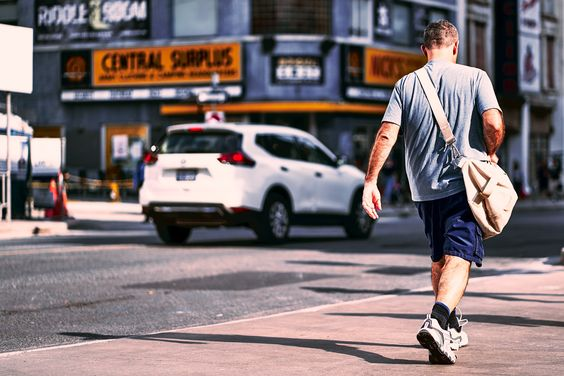
#> input picture object_detect_example.jpg, 564 x 376 px
$ python rotate_image.py --image object_detect_example.jpg
#> lines starting #> are read from the running program, lines starting #| are printed output that depends on the picture
import numpy as np
import argparse
import imutils
import cv2

ap = argparse.ArgumentParser()
ap. add_argument("-i", "--image", required=True, help="path to the image file")
args = vars(ap.parse_args())

image = cv2.imread(args["image"])
#> image is the input picture: shape (376, 564, 3); mean B, G, R 116.2, 113.6, 125.6

for angle in np.arange(0, 360, 15):
    rotated = imutils.rotate(image, angle)
    cv2.imshow("rotated(imperfect)", rotated)
    cv2.waitKey(0)
#> this loop made 24 passes
#> pass 2, `rotated = imutils.rotate(image, angle)`:
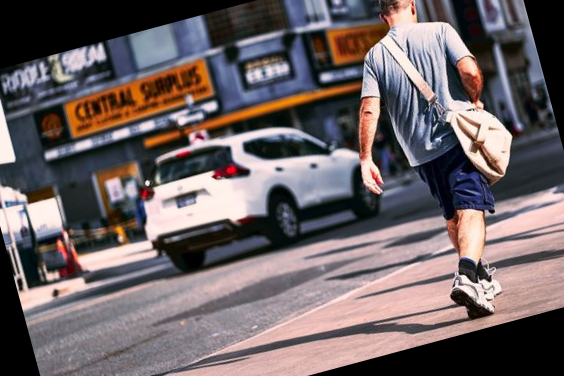
#> rotated: shape (376, 564, 3); mean B, G, R 100.9, 98.9, 109.4
#> pass 3, `rotated = imutils.rotate(image, angle)`:
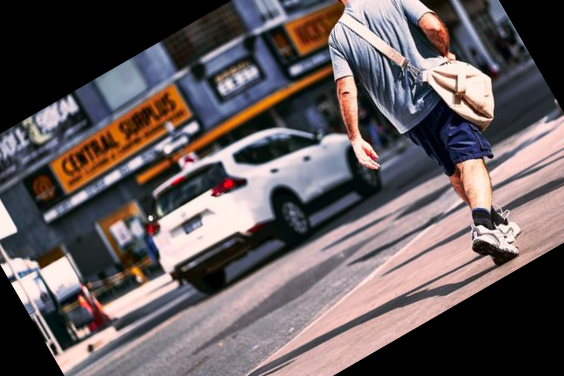
#> rotated: shape (376, 564, 3); mean B, G, R 93.2, 91.5, 101.5

for angle in np.arange(0, 360, 15):
    rotated = imutils.rotate_bound(image, angle)
    cv2.imshow("rotated(corrected)", rotated)
    cv2.waitKey(0)
#> this loop made 24 passes
#> pass 2, `rotated = imutils.rotate_bound(image, angle)`:
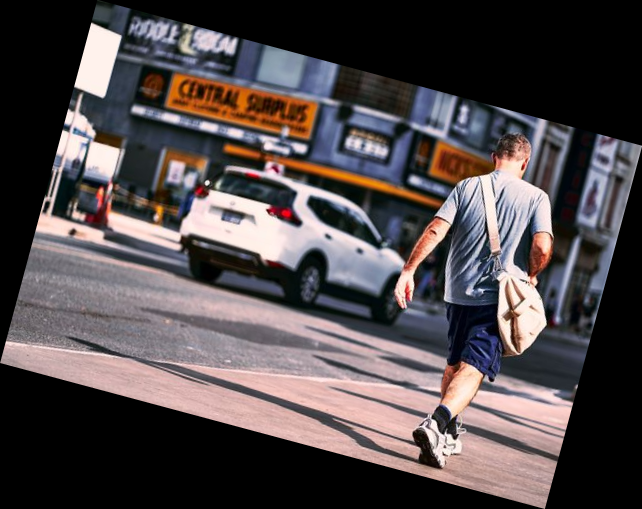
#> rotated: shape (509, 642, 3); mean B, G, R 75.4, 73.7, 81.5
#> pass 3, `rotated = imutils.rotate_bound(image, angle)`:
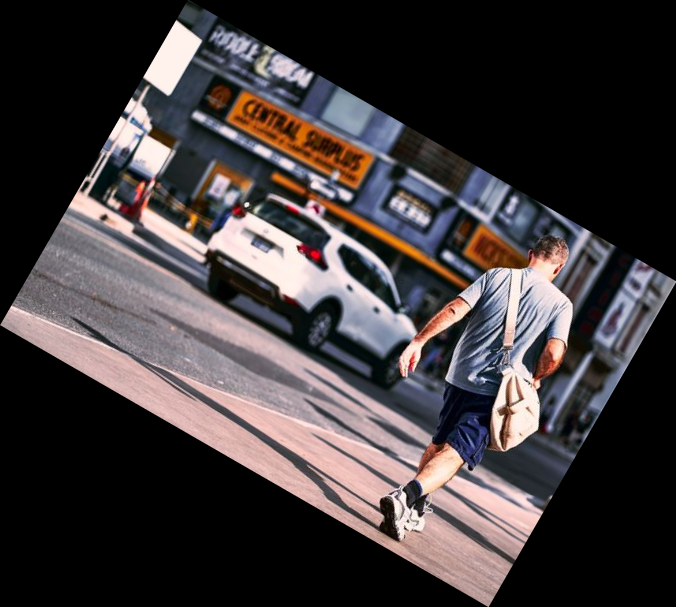
#> rotated: shape (607, 676, 3); mean B, G, R 60, 58.7, 64.9

$ run again, on finding_shapes_example.png
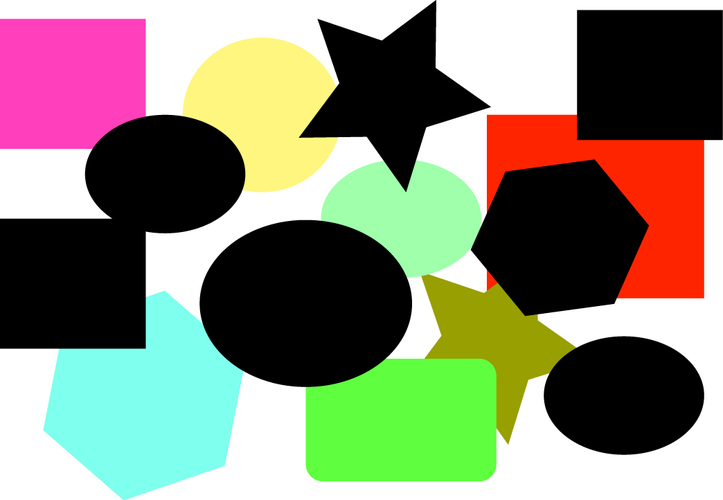
#> input picture finding_shapes_example.png, 723 x 500 px
#> image is the input picture: shape (500, 723, 3); mean B, G, R 118.3, 139.1, 137.9
#> the loop `for angle in np.arange(0, 360, 15):` made 24 passes
#> pass 2, `rotated = imutils.rotate_bound(image, angle)`:
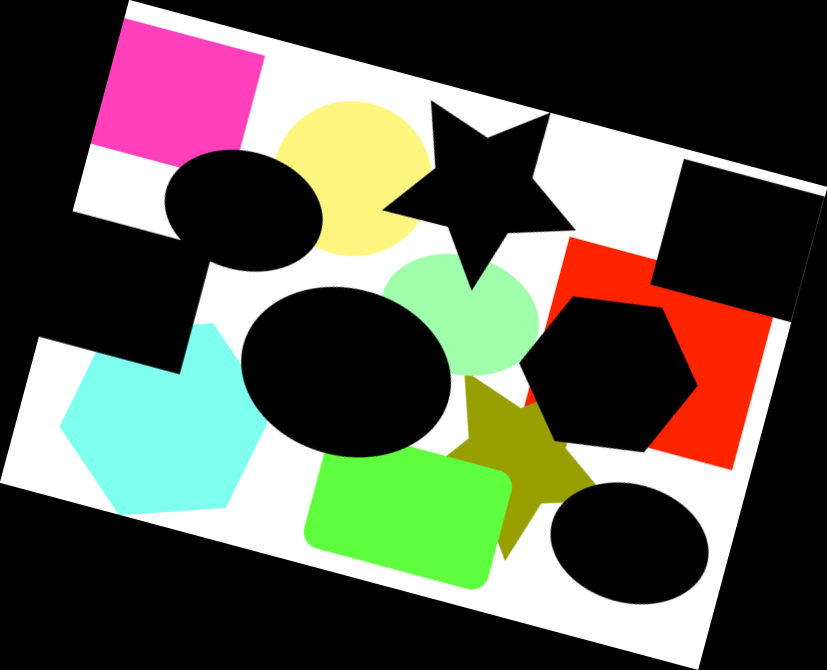
#> rotated: shape (670, 827, 3); mean B, G, R 77.2, 90.8, 90
#> pass 3, `rotated = imutils.rotate_bound(image, angle)`:
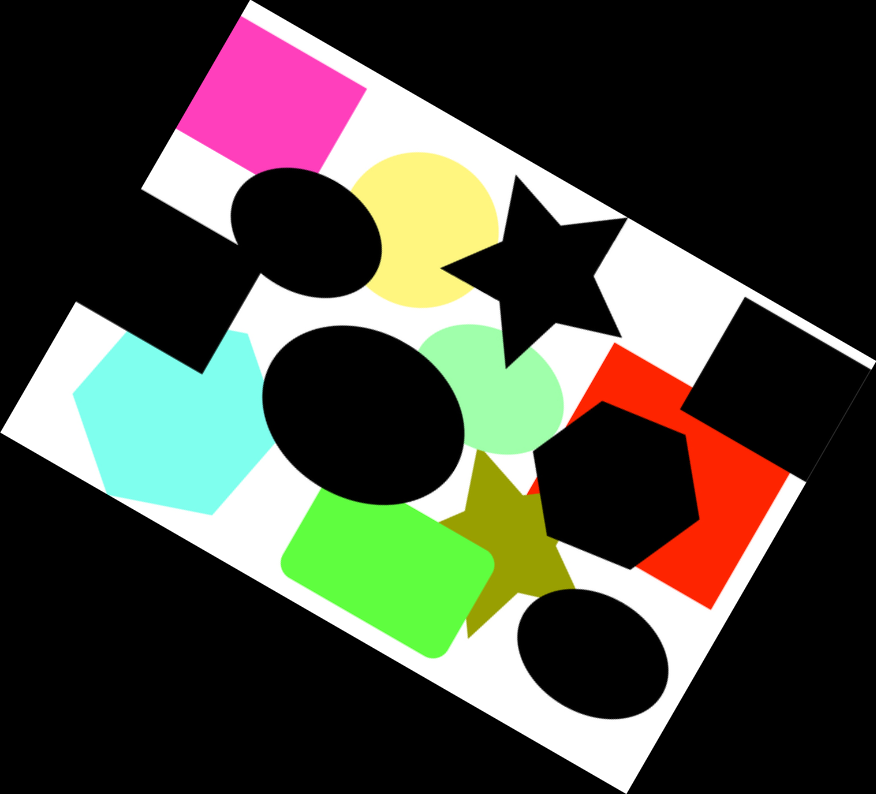
#> rotated: shape (794, 876, 3); mean B, G, R 61.5, 72.3, 71.7
